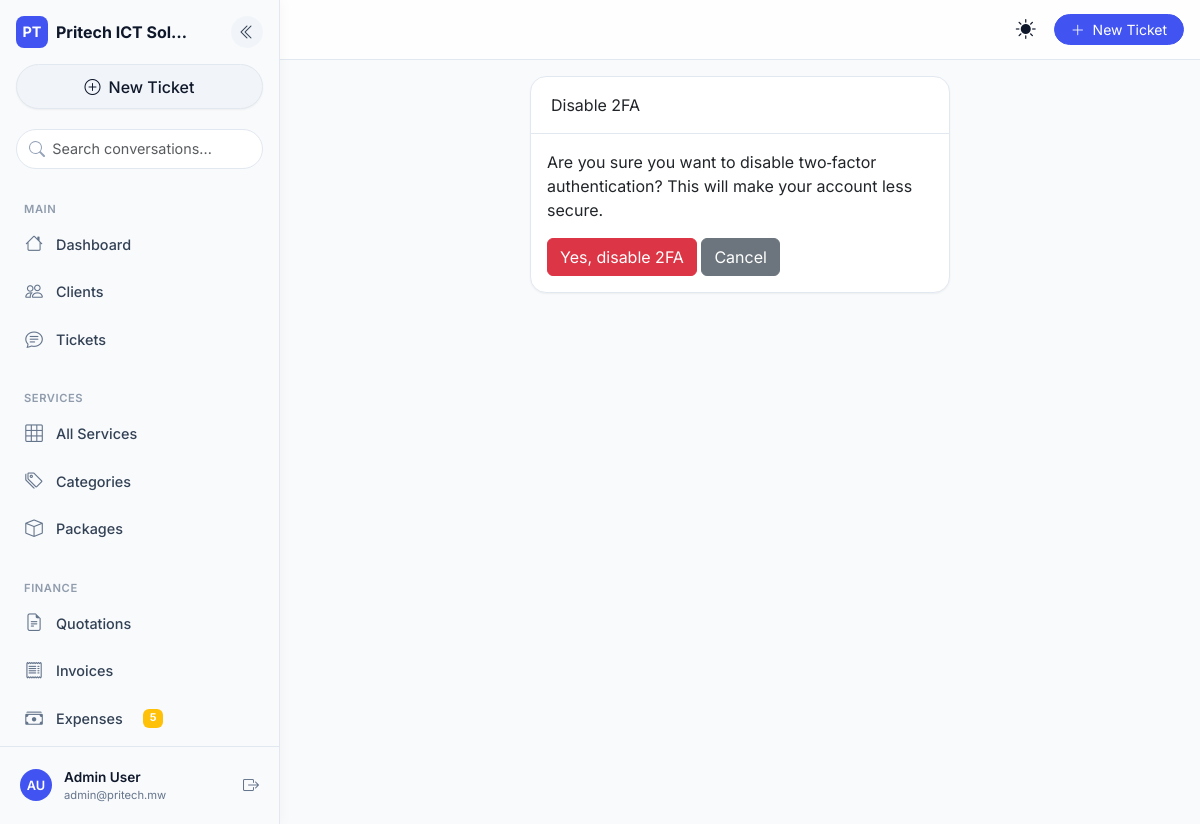
The app's page /accounts/2fa/disable/ (signed in) with its own data.
### core/models.py (models this page shows, shortened)
class SiteConfig(models.Model):
    company_name = models.CharField(max_length=200, default='Pritech ICT Solutions')
    tagline = models.CharField(max_length=300, blank=True)
    logo = models.ImageField(upload_to='logo/', null=True, blank=True)
    email = models.EmailField(blank=True)
    phone = models.CharField(max_length=30, blank=True)
    address = models.TextField(blank=True)
    website = models.URLField(blank=True)
    vat_rate = models.DecimalField(max_digits=5, decimal_places=4, default=0.165)
    currency = models.CharField(max_length=10, default='MWK')
    currency_symbol = models.CharField(max_length=5, default='K')
    bank_name = models.CharField(max_length=100, blank=True)
    bank_account = models.CharField(max_length=50, blank=True)
    mobile_money = models.CharField(max_length=50, blank=True)
    invoice_footer = models.TextField(blank=True)
    class Meta:
        verbose_name = 'Site Configuration'
    @classmethod
    def get(cls):
        obj, _ = cls.objects.get_or_create(pk=1)
        return obj

### accounts/models.py (models this page shows, shortened)
class User(AbstractUser):
    id = models.UUIDField(primary_key=True, default=uuid.uuid4, editable=False)
    USER_TYPE_CHOICES = (('client', 'Client'), ('staff', 'Staff'))
    CLIENT_ROLE_CHOICES = [
        ('admin', 'Administrator'),
        ('viewer', 'Viewer'),
        ('billing', 'Billing'),
    ]
    user_type = models.CharField(max_length=10, choices=USER_TYPE_CHOICES, default='client')
    email = models.EmailField(unique=True)
    phone_number = models.CharField(max_length=20, unique=True, null=True, blank=True)
    national_id = models.CharField(max_length=50, unique=True, null=True, blank=True)
    physical_address = models.TextField(blank=True)
    last_login_ip = models.GenericIPAddressField(null=True, blank=True)
    client_role = models.CharField(
        max_length=20,
        choices=CLIENT_ROLE_CHOICES,
        default='viewer',
        blank=True,
        help_text="Role within the client organization (only for client users)"
    )
    is_2fa_enabled = models.BooleanField(default=False)
    USERNAME_FIELD = 'email'
    REQUIRED_FIELDS = ['username']
    def has_role(self, role_code):
        return self.user_roles.filter(role__code=role_code).exists()
    def has_perm_code(self, permission_code):
        from .models import RolePermission
        return RolePermission.objects.filter(
            role__user_roles__user=self,
            permission__code=permission_code
        ).exists()

### accounts/views_2fa.py (the view)
# urls.py: path('2fa/disable/', two_factor_disable, name='two_factor_disable'),
@login_required
def two_factor_disable(request):
    if request.method == 'POST':
        TOTPDevice.objects.filter(user=request.user).delete()
        request.user.is_2fa_enabled = False
        request.user.save(update_fields=['is_2fa_enabled'])
        messages.success(request, 'Two‑factor authentication has been disabled.')
        return redirect('profile')
    return render(request, 'accounts/two_factor_disable.html')

### accounts/templatetags/account_tags.py (called while the page is built)
@register.filter(name='has_perm')
def has_perm(user, perm_code):
    if user.is_authenticated:
        return user.has_perm_code(perm_code)
    return False

### core/context_processors.py (called while the page is built)
def site_config(request):
    return {'site_config': SiteConfig.get()}

def sidebar_recent_items(request):
    if request.user.is_authenticated:
        from .services import CommonDashboardService
        return CommonDashboardService.get_context(request.user)
    return {}

def pending_expenses_count(request):
    if request.user.is_authenticated and request.user.is_staff:
        try:
            count = Expense.objects.filter(status='pending').count()
            return {'pending_expenses_count': count}
        except Exception:
            return {'pending_expenses_count': 0}
    return {}

### core/services.py (called while the page is built)
    @staticmethod
    def get_context(user):
        if user.user_type == 'client':
            client_org = ClientOrganization.objects.filter(user=user).first()
            if client_org:
                tickets = Ticket.objects.filter(client=client_org)
                invoices = Invoice.objects.filter(client=client_org)
            else:
                tickets = Ticket.objects.none()
                invoices = Invoice.objects.none()
        elif user.has_perm_code('view_finance_dashboard') or user.has_role('TECHNICIAN'):
            tickets = Ticket.objects.all()
            invoices = Invoice.objects.all()
        else:
            tickets = Ticket.objects.all()
            invoices = Invoice.objects.all()
        return {
            'recent_sidebar_tickets': tickets.order_by('-created_at')[:5],
            'recent_sidebar_invoices': invoices.order_by('-created_at')[:3],
        }

### core/templatetags/core_tags.py (called while the page is built)
@register.filter(name='has_any_role')
def has_any_role(user, roles_str):
    if not user or not user.is_authenticated:
        return False
    roles = [role.strip() for role in roles_str.split(',')]
    return any(user.has_role(role) for role in roles)

### portfolio/context_processors.py (called while the page is built)
def portfolio_settings(request):
    return {'portfolio_settings': PortfolioSettings.get()}

### portfolio/models.py (called while the page is built)
    @classmethod
    def get(cls):
        obj, _ = cls.objects.get_or_create(pk=1)
        return obj

### templates/accounts/two_factor_disable.html (shortened to what this page needs)
{% extends "base.html" %}
{% block content %}
<div class="row justify-content-center">
  <div class="col-md-6">
    <div class="card">
      <div class="card-header">Disable 2FA</div>
      <div class="card-body">
        <p>Are you sure you want to disable two‑factor authentication? This will make your account less secure.</p>
        <form method="post">
          <button type="submit" class="btn btn-danger">Yes, disable 2FA</button>
          <a href="{% url 'profile' %}" class="btn btn-secondary">Cancel</a>
        </form>
      </div>
    </div>
  </div>
</div>
{% endblock %}

### templates/base.html (shortened to what this page needs)
{% load static %}
{% load account_tags %}
{% load core_tags %}
<!DOCTYPE html>
<html lang="en" data-theme="light" data-bs-theme="light">
<head>
  <link href="https://cdn.jsdelivr.net/npm/bootstrap@5.3.0/dist/css/bootstrap.min.css" rel="stylesheet">
  <link rel="stylesheet" href="https://cdn.jsdelivr.net/npm/bootstrap-icons@1.11.0/font/bootstrap-icons.css">
  <link rel="stylesheet" href="{% static 'css/mobile-first.css' %}">
</head>
<body class="{% if request.user.is_authenticated %}sidebar-expanded{% endif %}">
  {% if request.user.is_authenticated %}
  <aside class="desktop-sidebar d-none d-lg-flex">
    <div class="sidebar-header">
      <div class="d-flex align-items-center justify-content-between mb-3">
        <div class="d-flex align-items-center gap-2">
          <div class="brand-icon"><span class="fw-bold">PT</span></div>
          <span class="fw-bold brand-name">{{ site_config.company_name|truncatechars:16 }}</span>
        </div>
        <button class="sidebar-collapse-btn" id="sidebarCollapseBtn" type="button"
                data-bs-toggle="tooltip" title="Collapse sidebar" aria-label="Collapse sidebar">
          <i class="bi bi-chevron-double-left"></i>
        </button>
      </div>
      <a href="{% url 'ticket_create' %}" class="new-chat-btn"><i class="bi bi-plus-circle"></i> New Ticket</a>
    </div>
    <div class="sidebar-search">
      <input type="text" class="form-control" placeholder="Search conversations...">
    </div>
    <div class="sidebar-nav-section">
      <div class="nav-label">Main</div>
      <a href="{% url 'dashboard' %}" class="ai-nav-link"><i class="bi bi-house"></i> Dashboard</a>
      {% if request.user|has_any_role:'ADMIN,SALES,FINANCE' %}
        <a href="{% url 'client_list' %}" class="ai-nav-link"><i class="bi bi-people"></i> Clients</a>
      {% endif %}
      <a href="{% url 'ticket_list' %}" class="ai-nav-link"><i class="bi bi-chat-text"></i> Tickets</a>
      {% if request.user.is_staff %}
        <div class="nav-label mt-3">Services</div>
        <a href="{% url 'service_list' %}" class="ai-nav-link"><i class="bi bi-grid-3x3"></i> All Services</a>
        <a href="{% url 'service_category_list' %}" class="ai-nav-link"><i class="bi bi-tags"></i> Categories</a>
        <a href="{% url 'service_package_list' %}" class="ai-nav-link"><i class="bi bi-box"></i> Packages</a>
      {% endif %}
      {% if request.user|has_perm:'view_finance_dashboard' or request.user.is_staff %}
        <div class="nav-label mt-3">Finance</div>
        <a href="{% url 'quotation_list' %}" class="ai-nav-link"><i class="bi bi-file-earmark-text"></i> Quotations</a>
        <a href="{% url 'invoice_list' %}" class="ai-nav-link"><i class="bi bi-receipt"></i> Invoices</a>
        <a href="{% url 'expense_list' %}?status=pending" class="ai-nav-link">
          <i class="bi bi-cash-stack"></i> Expenses
          {% if pending_expenses_count %}
            <span class="badge bg-warning ms-2">{{ pending_expenses_count }}</span>
          {% endif %}
        </a>
        <a href="{% url 'finance_reports' %}" class="ai-nav-link"> Reports</a>
      {% endif %}
    </div>
    <div class="sidebar-footer">
      <div class="user-profile">
        <div class="user-avatar">
          {{ request.user.first_name|first|upper }}{{ request.user.last_name|first|upper }}
        </div>
        <div class="user-info">
          <div class="user-name">{{ request.user.get_full_name|default:request.user.email }}</div>
          <div class="user-email">{{ request.user.email }}</div>
        </div>
        <form method="post" action="{% url 'logout' %}" class="ms-auto">
          <button type="submit" class="logout-btn" data-bs-toggle="tooltip" title="Logout" aria-label="Logout">
            <i class="bi bi-box-arrow-right"></i>
          </button>
        </form>
      </div>
    </div>
  </aside>
  {% endif %}
  <header class="topbar sticky-top {% if request.user.is_authenticated %}topbar-desktop{% endif %}">
    <div class="d-flex align-items-center h-100 px-3">
      {% if request.user.is_authenticated %}
      <button class="desktop-menu-btn d-none d-lg-block me-2" id="desktopMenuToggle" type="button"
              data-bs-toggle="tooltip" title="Toggle sidebar" aria-label="Toggle sidebar">
      </button>
      {% endif %}
      <span class="page-title fw-semibold flex-grow-1">{% block page_title %}Dashboard{% endblock %}</span>
      <button class="theme-toggle-btn me-2" id="themeToggle" type="button"
              data-bs-toggle="tooltip" title="Switch theme" aria-label="Switch dark/light mode">
        <i class="bi bi-sun-fill light-icon"></i>
      </button>
      {% if request.user.is_authenticated %}
      <a href="{% url 'ticket_create' %}" class="btn btn-primary btn-sm rounded-pill px-3 d-none d-sm-block">
        <i class="bi bi-plus-lg me-1"></i> New Ticket
      </a>
      {% endif %}
    </div>
  </header>
  <main id="main-content" class="main-content pb-6 mb-4 {% if request.user.is_authenticated %}main-content-desktop{% endif %}">
    <div class="container-fluid py-3">
      {% block content %}{% endblock %}
    </div>
  </main>
</body>
</html>

### records on screen
SiteConfig: company_name "Pritech ICT Sol…"
User: user.first_name|first "A", user.last_name|first "U", user.get_full_name "Admin User", user.email "admin@pritech.mw"

### other values on screen
{{ pending_expenses_count }} "5"
